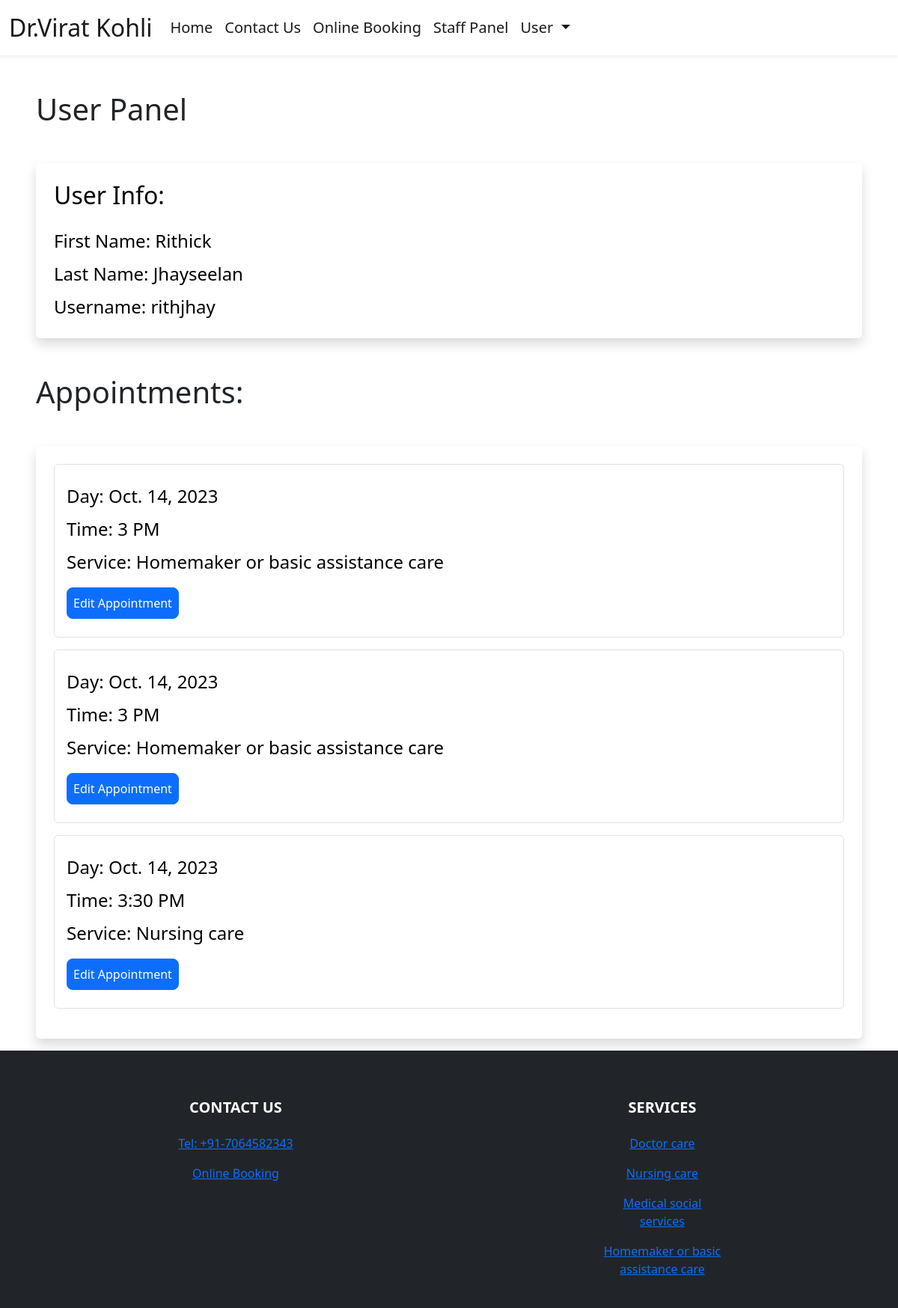
The page /user-panel (signed in) on the database its author committed.
### booking/models.py (models this page shows, shortened)
class Appointment(models.Model):
    user = models.ForeignKey(User, on_delete=models.CASCADE, null=True, blank=True)
    service = models.CharField(max_length=50, choices=SERVICE_CHOICES, default="Doctor care")
    day = models.DateField(default=datetime.now)
    time = models.CharField(max_length=10, choices=TIME_CHOICES, default="3 PM")
    time_ordered = models.DateTimeField(default=datetime.now, blank=True)

### booking/views.py (the view)
# urls.py: path('user-panel', views.userPanel, name='userPanel'),
def userPanel(request):
    user = request.user
    appointments = Appointment.objects.filter(user=user).order_by('day', 'time')
    return render(request, 'userPanel.html', {
        'user':user,
        'appointments':appointments,
    })

### booking/templates/userPanel.html (shortened to what this page needs)
{% extends 'layout.html' %}
{% load static %}
{% block body %}
{% if user.is_authenticated %}
<h1 class=" ms-5 mt-5 ">User Panel</h1>
<div class="shadow p-4 mb-5 bg-body bg-body rounded text-black  m-5 ">
    <h2 class="">User Info:</h2>
    <ul class="list-group fs-4 mt-3">
            <li class="list-group mt-2">First Name: {{ user.first_name }}</li>
            <li class="list-group mt-2">Last Name: {{ user.last_name }}</li>
            <li class="list-group mt-2">Username: {{ user.username }}</li>
    </ul>
</div>
{% if appointments.count > 0 %}
<div class="mt-5 ">
    <h1 class=" ms-5">Appointments:</h1>
    <div class="shadow p-4 mb-3 bg-body bg-body rounded text-black  m-5">
        {% for appointment in appointments %}
        <div class="list-group fs-4 border p-3 mb-3">
            <p class="list-group mt-2">Day: {{ appointment.day }}</p>
            <p class="list-group mt-2">Time: {{ appointment.time }}</p>
            <p class="list-group mt-2">Service: {{ appointment.service }}</p>
            <div class="mt-3 mb-2">
                <a class="btn btn-primary rounded-3 p-2" href="{% url 'userUpdate' appointment.id %}">Edit Appointment</a>
            </div>
        </div>
        {% endfor %}
    </div>
</div>
{% endif %}
{% else %}
<div class="shadow p-4 mb-5 bg-body bg-body rounded text-black  m-5">
    <h1 class="p-2  ms-3">First Sign in!</h1>
    <a href="{% url 'login' %}" class="btn btn-primary text-white">Sign in</a>
</div>
{% endif %}
{% endblock %}

### rows shown on the page
Appointment: day "Oct. 14, 2023", time "3 PM", service "Homemaker or basic assistance care"
Appointment: day "Oct. 14, 2023", time "3 PM", service "Homemaker or basic assistance care"
Appointment: day "Oct. 14, 2023", time "3:30 PM", service "Nursing care"

### other values the page prints
{{ user.first_name }} "Rithick"
{{ user.last_name }} "Jhayseelan"
{{ user.username }} "rithjhay"
